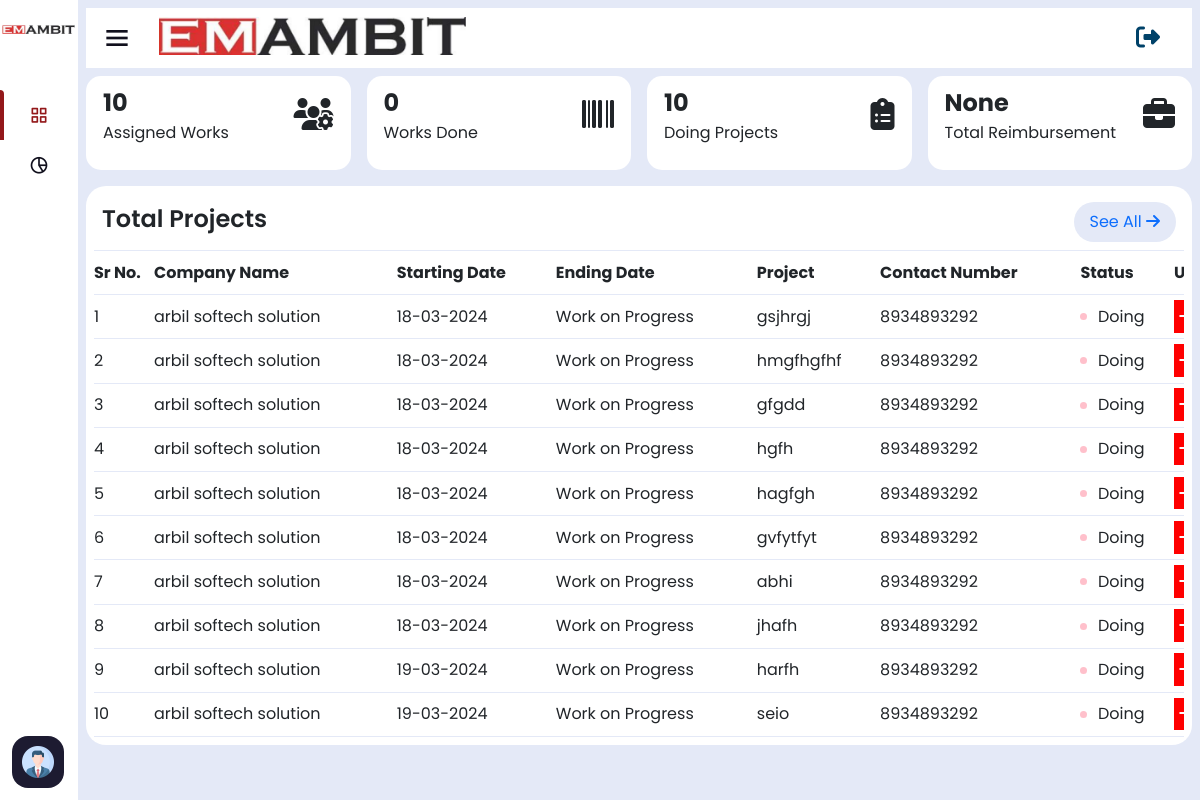
Page /user-dashboard/ (signed in) on the earlier database version.
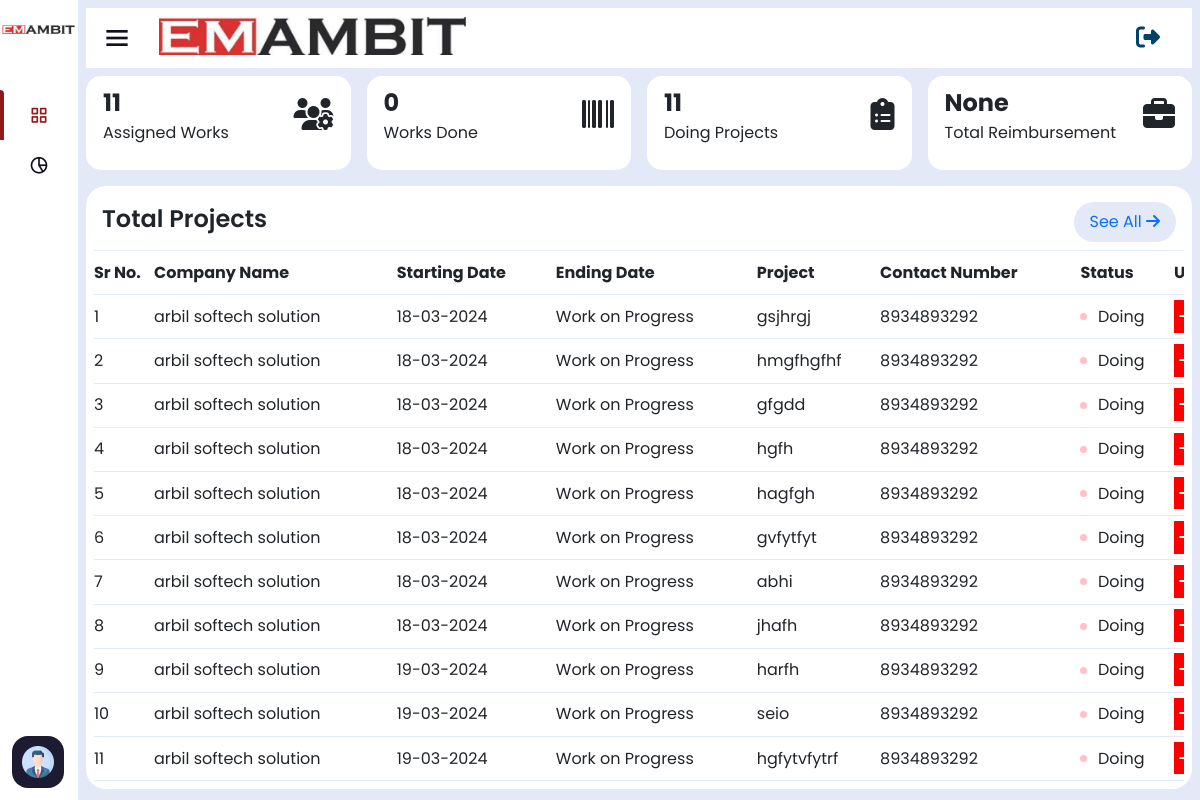
Same page on the later database version.
### home/models.py (models this page shows, shortened)
class AssignEngineer(models.Model):
    company_name=models.ForeignKey(ClientCompanyInfo,on_delete=models.CASCADE)
    manager_name=models.ForeignKey(CustomUser,on_delete=models.CASCADE,related_name='manager_assignments',default=None)
    engineer_one=models.ForeignKey(CustomUser,on_delete=models.CASCADE, null=True,blank=True,related_name='engineer_one_assignments')
    engineer_two=models.ForeignKey(CustomUser,on_delete=models.CASCADE,null=True,blank=True, related_name='engineer_two_assignments')
    engineer_three=models.ForeignKey(CustomUser,on_delete=models.CASCADE,null=True,blank=True, related_name='engineer_three_assignments')
    visit_purpose=models.CharField(max_length=254)
    machine_type=models.CharField(max_length=254)
    leave_date=models.CharField(max_length=254)
    reach_date=models.CharField(max_length=254)
    travel_by=models.ForeignKey(AddTravelBy,on_delete=models.CASCADE)
    timestampt=models.DateTimeField(auto_now_add=True,null=True,blank=True)
    ending_date=models.CharField(max_length=100,null=True,blank=True,default='Work on Progress')
    work_status=models.CharField(max_length=100,blank=True,null=True,default='Doing')
    project_link=models.CharField(max_length=1000,null=True,blank=True)
    download_link=models.CharField(max_length=254,null=True,blank=True)
    equipment = models.TextField(max_length=1000,null=True,blank=True)
    recived_equipment=models.TextField(max_length=1000,null=True,blank=True)
    recived_date=models.CharField(max_length=100,null=True,blank=True)

class ClientCompanyInfo(models.Model):
    company_name=models.CharField(max_length=200)
    company_phone=models.CharField(max_length=20)
    contact_person=models.CharField(max_length=250)
    company_email=models.CharField(max_length=254)
    company_gst=models.CharField(max_length=50)
    company_address=models.CharField(max_length=254)
    timestampt=models.DateTimeField(auto_now_add=True,null=True,blank=True)

### home/views.py (the view)
# urls.py: path('user-dashboard/',userDashboard_view),
@login_required(login_url='/login')
def userDashboard_view(request):
    projects_data = AssignEngineer.objects.filter(
    Q(manager_name=request.user) | Q(engineer_one=request.user) | Q(engineer_two=request.user) | Q(engineer_three=request.user)
)
    done_count = projects_data.filter(work_status="Done").count()
    doing_count = projects_data.filter(work_status="Doing").count()
    my_reimbursement_cost_sum = Reimbursement.objects.filter(engineer=request.user).aggregate(total_cost=Sum('cost'))
    reimbursement_cost = my_reimbursement_cost_sum.get('total_cost', 0)
    return render(request, 'user-dashboard.html', {
        'projects_data': projects_data,
        'done_count': done_count,
        'doing_count': doing_count,
        'reimbursement_cost':reimbursement_cost
    })

### home/templates/user-dashboard.html (shortened to what this page needs)
<!DOCTYPE html>
<html lang="en" dir="ltr">
<head>
  {% include 'header-links.html' %}
</head>
<body>
  {% include 'header.html' %}
  {% if user.is_authenticated and not user.is_superuser%}
  <section class="nav-section">
    {% include 'subtitle.html' %}
    <div class="dashboard-header">
      <div class="grid-4">
        <div class="box">
          <div>
            <strong class="num">{{projects_data|length}}</strong>
            <p>Assigned Works</p>
          </div>
          <div class="icon">
            <i class="fa-solid fa-users-gear"></i>
          </div>
        </div>
        <div class="box">
            <div>
              <strong class="num">{{ done_count }}</strong>
              <p>Works Done</p>
            </div>
            <div class="icon">
              <i class="fa-solid fa-barcode"></i>
            </div>
          </div>
        <div class="box">
          <div>
            <strong class="num">{{doing_count}}</strong>
            <p>Doing Projects</p>
          </div>
          <div class="icon">
            <i class="fa-solid fa-clipboard-list"></i>
          </div>
        </div>
        <div class="box">
          <div>
            <strong class="num">{{reimbursement_cost}}</strong>
            <p>Total Reimbursement</p>
          </div>
          <div class="icon">
            <i class="fa-solid fa-briefcase"></i>
          </div>
        </div>
      </div>
    </div>
    <div class="manage-invoice total-projects mt-3">
        <div class="submenu-header">
          <h2>Total Projects</h2>
          <div class="menu-btn">
            <a href="">See All <i class="fa-solid fa-arrow-right"></i></a>
          </div>
        </div>
        <div class="total-project-table overflow-auto">
          <table class="large-table" style="min-width: 1200px;">
            <thead>
              <tr>
                <th>Sr No.</th>
                <th>Company Name</th>
                <th>Starting Date</th>
                <th>Ending Date</th>
                <th>Project</th>
                <th>Contact Number</th>
                <th>Status</th>
                <th>Update</th>
              </tr>
            </thead>
            <tbody>
              {% for d in projects_data %}
              <tr>
                <td>{{forloop.counter }}</td>
                <td>{{d.company_name.company_name}}</td>
                <td>{{d.timestampt|date:'d-m-Y'}}</td>
                <td>{{d.ending_date}}</td>
                <td>{{d.visit_purpose }}</td>
                <td>{{d.company_name.company_phone}}</td>
                <td>
                    <div class="inprogress-btn"></div> {{d.work_status}}
                </td>
                {% if d.work_status  == "Done" %}
                <td>
                  <a href="{{d.download_link}}" class="down-pdf-btn"> <i class="fa-solid fa-file-pdf"></i>Download</a>
                </td>
                {% elif d.work_status == "Pending" %}
                <td>
                  <a  class="add-report-btn">
                  <i class="fa-solid "></i>Pending</a>
                </td>
                {% else %}
                <td>
                  <a href="/add-report/{{d.id}}" class="add-report-btn">
                  <i class="fa-solid fa-plus"></i> Add Report</a>
                </td>
                {% endif %}
              </tr>
              {% endfor %}
            </tbody>
          </table>
        </div>
    </div>
  </section>
  {% elif user.is_authenticated and  user.is_superuser %}
  <script>
    window.location.href='/'
  </script>
  {% endif %}
</body>
</html>

Differences in the rows shown:
added AssignEngineer: company_name.company_name "arbil softech solution", timestampt "19-03-2024", ending_date "Work on Progress", visit_purpose "hgfytvfytrf", company_name.company_phone "8934893292", work_status "Doing"
Other differences:
{{ projects_data|length }}: "10" → "11"
{{ doing_count }}: "10" → "11"
